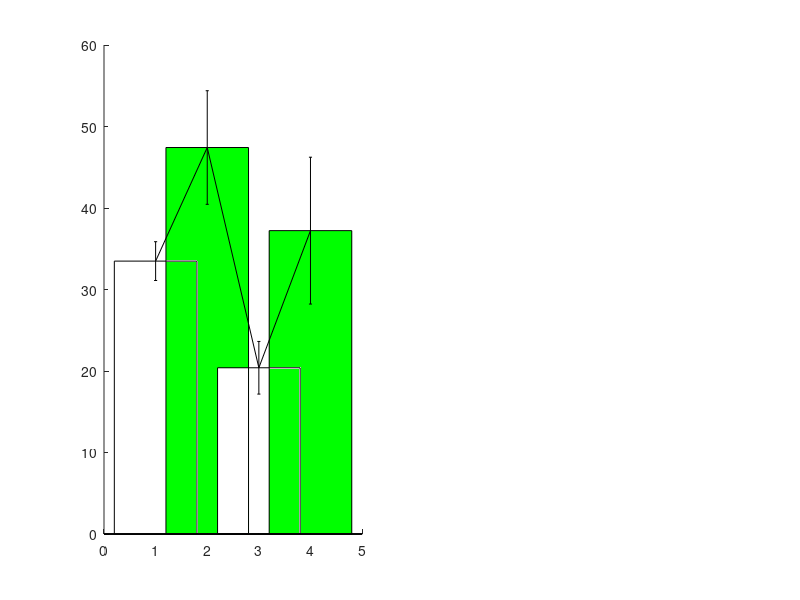

The MATLAB script that drew this image: (Note: this script raises an error after producing the figure.)

clc, clear all, close all
gca=subplot(1,2,1);
a=[33.4844	47.4221	20.3966	37.2238];
b=[2.3796	6.9688	3.2295	9.0085];
hold on;
for i=1:4
    h=bar(i,a(i));
    if ((i == 1) || (i == 3))
        %h=bar(i,a(i));
        set(h,'FaceColor','w');
    else
        %h=bar(i,a(i));
        set(h,'FaceColor','g');
    end
end
errorbar(a,b,'k','LineStyle','none');
set(gca,'XTick',1:4,'XTickLabel',{'Amb','+N','Amb','+N'},'FontSize',35,'YTick',10:15:70,'FontWeight','bold');
ylabel('CV(%)');
ylim([10 70]);
xlabel('Upper Slope    Lower Slope','FontSize',35,'FontWeight','bold');
title('MBC','FontSize',45,'FontWeight','bold'); 

% gca=subplot(1,2,2);
% a=[41.4633	49.4304	21.3199	33.7074];
% b=[5.1032	3.0629	2.8947	5.2746];
% hold on;
% bar(a);
% for i=1:4
%     h=bar(i,a(i));
%     if ((i == 1) || (i == 3))
%         %h=bar(i,a(i));
%         set(h,'FaceColor','w');
%     else
%         %h=bar(i,a(i));
%         set(h,'FaceColor','g');
%     end
% end
% errorbar(a,b,'k','LineStyle','none');
% set(gca,'XTick',1:4,'XTickLabel',{'C','N','C','N'},'FontSize',35,'YTick','','FontWeight','bold');
% %ylabel('CV(%)');
% ylim([10 70]);
% xlabel('Upper Slope    Lower Slope','FontSize',35,'FontWeight','bold');
% title('MBN','FontSize',45,'FontWeight','bold');  

gca=subplot(1,2,2);
a=[46.0227	53.267	36.0085	44.9574];
b=[4.4745	6.179	2.7699	4.4744];
hold on;
for i=1:4
    h=bar(i,a(i));
    if ((i == 1) || (i == 3))
        %h=bar(i,a(i));
        set(h,'FaceColor','w');
    else
        %h=bar(i,a(i));
        set(h,'FaceColor','g');
    end
end
errorbar(a,b,'k','LineStyle','none');
set(gca,'XTick',1:4,'XTickLabel',{'Amb','+N','Amb','+N'},'FontSize',35,'YTick','','FontWeight','bold');
%ylabel('CV(%)');
ylim([10 70]);
xlabel('Upper Slope    Lower Slope','FontSize',35,'FontWeight','bold');
title('MR','FontSize',45,'FontWeight','bold');